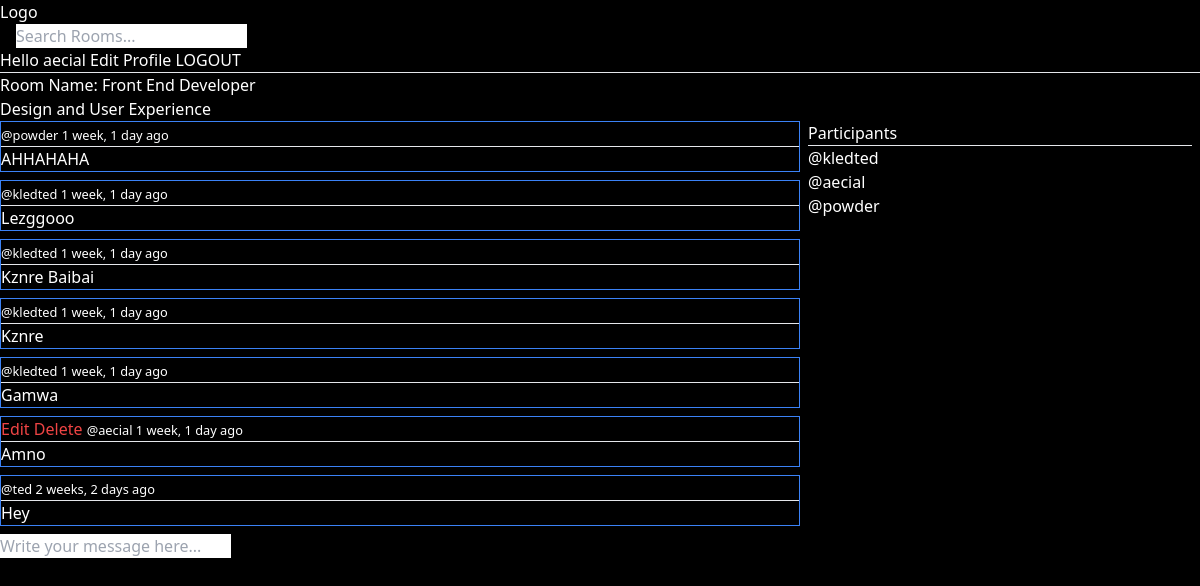
The page /room/2/ (signed in) on the database its author committed.
### base/models.py (models this page shows, shortened)
class Room(models.Model):
    host = models.ForeignKey(User, on_delete=models.SET_NULL, null=True)
    topic = models.ForeignKey(Topic, on_delete=models.SET_NULL, null=True)
    name = models.CharField(max_length=200)
    description = models.TextField(null=True, blank=True)
    participants = models.ManyToManyField(User, related_name='participants', blank=True)
    updated = models.DateTimeField(auto_now=True)
    created = models.DateTimeField(auto_now_add=True)
    class Meta:
        ordering = ['-updated', '-created']
    def __str__(self):
        return self.name

class Message(models.Model):
    user = models.ForeignKey(User, on_delete=models.CASCADE)
    room = models.ForeignKey(Room, on_delete=models.CASCADE)
    body = models.TextField()
    updated = models.DateTimeField(auto_now=True)
    created = models.DateTimeField(auto_now_add=True)
    class Meta:
        ordering = ['-updated', '-created']

### base/views.py (the view, shortened to what this page needs)
# urls.py: path('room/<str:pk>/', views.room, name='room'),
def room(request, pk):
    room = Room.objects.get(id=pk)
    room_messages = room.message_set.all().order_by('-created')
    participants = room.participants.all()
    context = {'information': room, 'room_messages': room_messages, 'participants': participants}
    return render(request, 'base/room.html', context)

### base/templates/base/room.html (shortened to what this page needs)
{% extends 'main.html'%} {% block content %} {% if information%}
<h1>Room Name: {{information}}</h1>
{{information.description}} {% else %}
<h1>Room</h1>
{% endif %}
<div class="grid grid-cols-3">
  <div class="col-span-2">
    {% for room_message in room_messages %}
    <div class="border border-blue-500 mb-2">
      {% if request.user == room_message.user %}
      <a href="{% url 'update-message' room_message.id %}" class="text-red-500"
        >Edit</a
      >
      <a href="{% url 'delete-message' room_message.id %}" class="text-red-500"
        >Delete</a
      >
      {% endif %}
      <small
        >@{{room_message.user}} {{room_message.created|timesince}} ago</small
      >
      <hr />
      <p>{{room_message.body}}</p>
    </div>
    {% endfor %} {% if request.user.is_authenticated %}
    <div>
      <form action="" method="post">
        <input
          type="text"
          name="body"
          placeholder="Write your message here..."
          class="text-black"
        />
      </form>
    </div>
    {% endif %}
  </div>
  <div class="px-2">
    <h3>Participants</h3>
    <hr />
    {% for user in participants %}
    <p>@{{user.username}}</p>
    {%endfor%}
  </div>
</div>
{% endblock %}

### templates/navbar.html
<a href="/">
  <h1>Logo</h1>
</a>
<form action="" method="GET" action="{% url 'home' %}" class="text-black mx-4">
  <input type="text" name="q" id="q" placeholder="Search Rooms..." />
</form>
{% if request.user.is_authenticated %}
<a href="{% url 'profile' request.user.id %}"
  >Hello {{request.user.username}}</a
>
<a href="{%url 'update-user' %}"> Edit Profile</a>
<a href="{% url 'logout' %}">LOGOUT</a>
{% else %}
<a href="{% url 'login' %}">LOGIN</a>
{% endif %}
<hr />

### static/main.css (style rules this page uses)
body { background-color: red; }

### rows shown on the page
Room: name "Front End Developer", description "Design and User Experience"
Message: user "powder", created "1 week, 1 day", body "AHHAHAHA"
Message: user "kledted", created "1 week, 1 day", body "Lezggooo"
Message: user "kledted", created "1 week, 1 day", body "Kznre Baibai"
Message: user "kledted", created "1 week, 1 day", body "Kznre"
Message: user "kledted", created "1 week, 1 day", body "Gamwa"
Message: shows "Edit", user "aecial", created "1 week, 1 day", body "Amno"
Message: user "ted", created "2 weeks, 2 days", body "Hey"

### other values the page prints
{{ request.user.username }} "aecial"
{{ user.username }} "kledted"
{{ user.username }} "aecial"
{{ user.username }} "powder"
